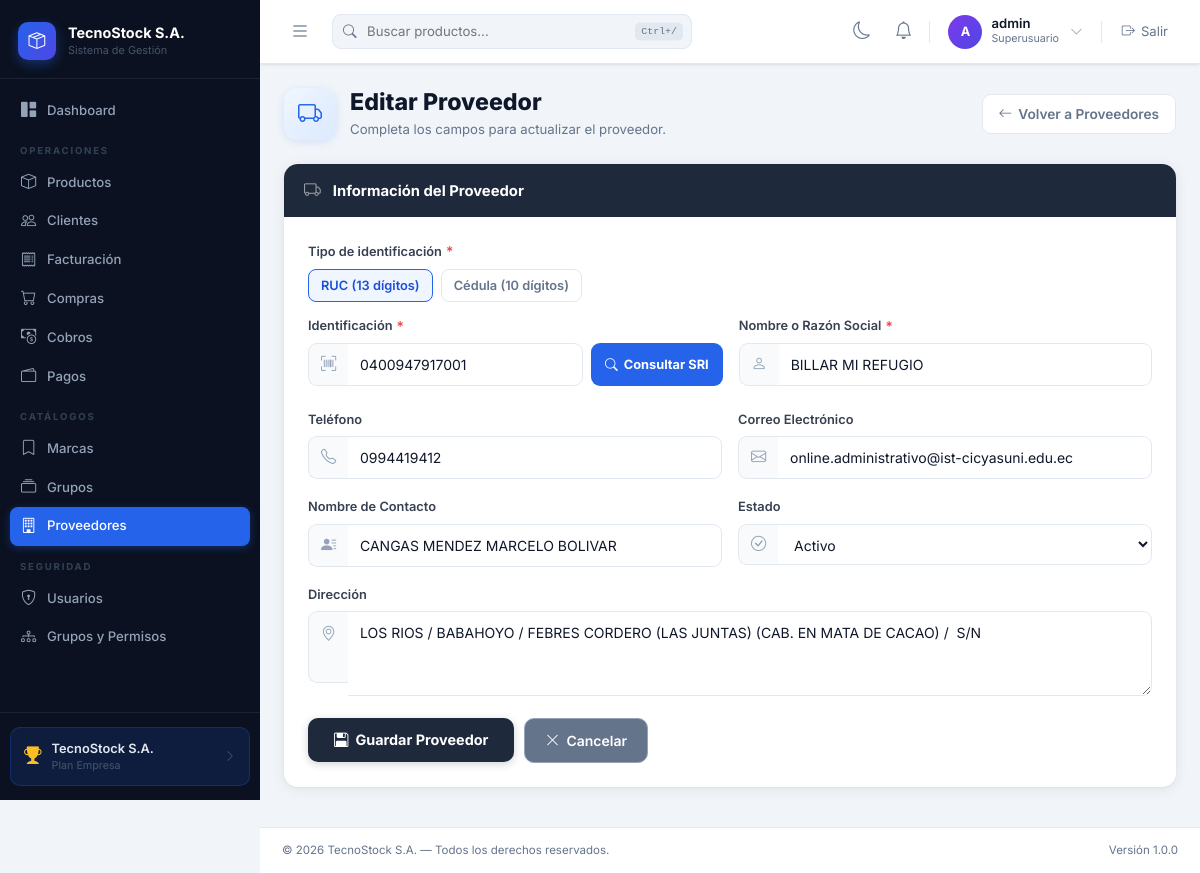
Page /suppliers/6/edit/ (signed in) on the committed database.
### billing/models.py (models this page shows, shortened)
class Supplier(models.Model):
    name = models.CharField(max_length=200, verbose_name='Nombre')
    ruc = models.CharField(max_length=20, blank=True, verbose_name='RUC')
    contact_name = models.CharField(max_length=200, blank=True, verbose_name='Contacto')
    email = models.EmailField(blank=True, verbose_name='Email')
    phone = models.CharField(max_length=20, blank=True, verbose_name='Teléfono')
    address = models.TextField(blank=True, verbose_name='Dirección')
    is_active = models.BooleanField(default=True, verbose_name='Activo')
    class Meta:
        verbose_name = 'Proveedor'
        verbose_name_plural = 'Proveedores'
        ordering = ['name']

### billing/views.py (the view, shortened to what this page needs)
# urls.py: path('suppliers/<int:pk>/edit/', views.SupplierUpdateView.as_view(), name='supplier_update'),
class SupplierUpdateView(PermissionMixin, UpdateView):
    model = Supplier
    form_class = SupplierForm
    template_name = 'billing/supplier_form.html'
    success_url = reverse_lazy('billing:supplier_list')
    permission_required = 'billing.change_supplier'

### billing/templates/billing/supplier_form.html (shortened to what this page needs)
{% extends 'base.html' %}
{% block content %}
<div class="frm-page-hdr">
    <div class="frm-page-left">
        <div class="frm-page-icon"><i class="bi bi-truck"></i></div>
        <div>
            <h2 class="frm-page-title">{% if object %}Editar{% else %}Nuevo{% endif %} Proveedor</h2>
            <p class="frm-page-sub">Completa los campos para {% if object %}actualizar el{% else %}registrar un nuevo{% endif %} proveedor.</p>
        </div>
    </div>
    <a href="{% url 'billing:supplier_list' %}" class="frm-back-btn">
        <i class="bi bi-arrow-left"></i> Volver a Proveedores
    </a>
</div>
<div class="frm-card">
    <div class="frm-card-hdr">
        <i class="bi bi-truck"></i>
        <span>Información del Proveedor</span>
    </div>
    <div class="frm-card-body">
        <form method="post" novalidate>
            <div class="frm-field" style="margin-bottom:14px">
                <label class="frm-label">Tipo de identificación <span class="frm-req">*</span></label>
                <div class="frm-doc-type" id="doc-type-group" style="margin-bottom:0">
                    <label class="frm-doc-opt active" data-type="ruc">
                        <input type="radio" name="doc_type" value="ruc" checked> RUC (13 dígitos)
                    </label>
                    <label class="frm-doc-opt" data-type="cedula">
                        <input type="radio" name="doc_type" value="cedula"> Cédula (10 dígitos)
                    </label>
                </div>
            </div>
            <div class="frm-grid-2" style="margin-bottom:18px;align-items:start">
                <div class="frm-field">
                    <label class="frm-label" for="{{ form.ruc.id_for_label }}">
                        Identificación <span class="frm-req">*</span>
                    </label>
                    <div class="frm-ruc-row">
                        <div class="frm-iw">
                            <div class="frm-icon"><i class="bi bi-upc-scan"></i></div>
                            <input type="text"
                                   name="{{ form.ruc.html_name }}"
                                   id="{{ form.ruc.id_for_label }}"
                                   value="{{ form.ruc.value|default:'' }}"
                                   placeholder="Ingrese el RUC o cédula"
                                   maxlength="13"
                                   {% if form.ruc.errors %}style="border-color:#EF4444"{% endif %}>
                        </div>
                        <button type="button" id="sri-consult-btn" class="frm-sri-btn" title="Consultar en el SRI">
                            <i class="bi bi-search"></i> Consultar SRI
                        </button>
                    </div>
                </div>
                <div class="frm-field">
                    <label class="frm-label" for="{{ form.name.id_for_label }}">
                        Nombre o Razón Social <span class="frm-req">*</span>
                    </label>
                    <div class="frm-iw">
                        <div class="frm-icon"><i class="bi bi-person"></i></div>
                        <input type="text"
                               name="{{ form.name.html_name }}"
                               id="{{ form.name.id_for_label }}"
                               value="{{ form.name.value|default:'' }}"
                               placeholder="Ingrese el nombre o razón social"
                               {% if form.name.errors %}style="border-color:#EF4444"{% endif %}>
                    </div>
                </div>
            </div>
            <div class="frm-grid-2" style="margin-bottom:18px">
                <div class="frm-field">
                    <label class="frm-label" for="{{ form.phone.id_for_label }}">Teléfono</label>
                    <div class="frm-iw">
                        <div class="frm-icon"><i class="bi bi-telephone"></i></div>
                        <input type="text"
                               name="{{ form.phone.html_name }}"
                               id="{{ form.phone.id_for_label }}"
                               value="{{ form.phone.value|default:'' }}"
                               placeholder="Ingrese el teléfono"
                               {% if form.phone.errors %}style="border-color:#EF4444"{% endif %}>
                    </div>
                </div>
                <div class="frm-field">
                    <label class="frm-label" for="{{ form.email.id_for_label }}">Correo Electrónico</label>
                    <div class="frm-iw">
                        <div class="frm-icon"><i class="bi bi-envelope"></i></div>
                        <input type="email"
                               name="{{ form.email.html_name }}"
                               id="{{ form.email.id_for_label }}"
                               value="{{ form.email.value|default:'' }}"
                               placeholder="Ingrese el correo electrónico"
                               {% if form.email.errors %}style="border-color:#EF4444"{% endif %}>
                    </div>
                </div>
            </div>
            <div class="frm-grid-2" style="margin-bottom:18px">
                <div class="frm-field">
                    <label class="frm-label" for="{{ form.contact_name.id_for_label }}">Nombre de Contacto</label>
                    <div class="frm-iw">
                        <div class="frm-icon"><i class="bi bi-person-lines-fill"></i></div>
                        <input type="text"
                               name="{{ form.contact_name.html_name }}"
                               id="{{ form.contact_name.id_for_label }}"
                               value="{{ form.contact_name.value|default:'' }}"
                               placeholder="Nombre del contacto principal"
                               {% if form.contact_name.errors %}style="border-color:#EF4444"{% endif %}>
                    </div>
                </div>
                <div class="frm-field">
                    <label class="frm-label" for="{{ form.is_active.id_for_label }}">Estado</label>
                    <div class="frm-iw">
                        <div class="frm-icon"><i class="bi bi-check-circle"></i></div>
                        {{ form.is_active }}
                    </div>
                </div>
            </div>
            <div class="frm-field">
                <label class="frm-label" for="{{ form.address.id_for_label }}">Dirección</label>
                <div class="frm-iw frm-iw-ta">
                    <div class="frm-icon" style="min-height:72px"><i class="bi bi-geo-alt"></i></div>
                    <textarea name="{{ form.address.html_name }}"
                              id="{{ form.address.id_for_label }}"
                              rows="3"
                              placeholder="Ingrese la dirección completa"
                              style="border-radius:0 9px 9px 0"
                              {% if form.address.errors %}style="border-color:#EF4444"{% endif %}>{{ form.address.value|default:'' }}</textarea>
                </div>
            </div>
            <div class="frm-actions">
                <button type="submit" class="frm-btn-save">
                    <i class="bi bi-floppy2"></i> Guardar Proveedor
                </button>
                <a href="{% url 'billing:supplier_list' %}" class="frm-btn-cancel">
                    <i class="bi bi-x-lg"></i> Cancelar
                </a>
            </div>
        </form>
    </div>
</div>
{% endblock %}

### templates/base.html (shortened to what this page needs)
{% load static %}
<!DOCTYPE html>
<html lang="es">
<head>
<link href="https://cdn.jsdelivr.net/npm/bootstrap@5.3.3/dist/css/bootstrap.min.css" rel="stylesheet">
<link href="https://cdn.jsdelivr.net/npm/bootstrap-icons@1.11.3/font/bootstrap-icons.css" rel="stylesheet">
</head>
<body>
{% if user.is_authenticated %}
<aside id="sidebar">
    <div class="sb-brand">
        <div class="sb-brand-icon"><i class="bi bi-box-seam"></i></div>
        <div><div class="sb-brand-name">TecnoStock S.A.</div><div class="sb-brand-sub">Sistema de Gestión</div></div>
    </div>
    {% with url_name=request.resolver_match.url_name|default:'' app_name=request.resolver_match.app_name|default:'' %}
    <nav class="sb-nav">
        <a href="{% url 'billing:home' %}" class="sb-link {% if url_name == 'home' %}active{% endif %}"><i class="bi bi-grid-1x2-fill"></i> Dashboard</a>
        {% if perms.billing.view_product or perms.billing.view_customer or perms.billing.view_invoice or perms.purchasing.view_purchase or perms.cobros.view_cobrofactura or perms.pagos.view_pagocompra %}
        <div class="sb-section">Operaciones</div>
        {% endif %}
        {% if perms.billing.view_product %}
        <a href="{% url 'billing:product_list' %}" class="sb-link {% if 'product' in url_name and app_name == 'billing' %}active{% endif %}"><i class="bi bi-box"></i> Productos</a>
        {% endif %}
        {% if perms.billing.view_customer %}
        <a href="{% url 'billing:customer_list' %}" class="sb-link {% if 'customer' in url_name %}active{% endif %}"><i class="bi bi-people"></i> Clientes</a>
        {% endif %}
        {% if perms.billing.view_invoice %}
        <a href="{% url 'billing:invoice_list' %}" class="sb-link {% if 'invoice' in url_name %}active{% endif %}"><i class="bi bi-receipt"></i> Facturación</a>
        {% endif %}
        {% if perms.purchasing.view_purchase %}
        <a href="{% url 'purchasing:purchase_list' %}" class="sb-link {% if app_name == 'purchasing' %}active{% endif %}"><i class="bi bi-cart"></i> Compras</a>
        {% endif %}
        {% if perms.cobros.view_cobrofactura %}
        <a href="{% url 'cobros:factura_pendiente_list' %}" class="sb-link {% if app_name == 'cobros' %}active{% endif %}"><i class="bi bi-cash-coin"></i> Cobros</a>
        {% endif %}
        {% if perms.pagos.view_pagocompra %}
        <a href="{% url 'pagos:compra_pendiente_list' %}" class="sb-link {% if app_name == 'pagos' %}active{% endif %}"><i class="bi bi-wallet2"></i> Pagos</a>
        {% endif %}
        {% if perms.billing.view_brand or perms.billing.view_productgroup or perms.billing.view_supplier %}
        <div class="sb-section">Catálogos</div>
        {% endif %}
        {% if perms.billing.view_brand %}
        <a href="{% url 'billing:brand_list' %}" class="sb-link {% if 'brand' in url_name %}active{% endif %}"><i class="bi bi-bookmark"></i> Marcas</a>
        {% endif %}
        {% if perms.billing.view_productgroup %}
        <a href="{% url 'billing:productgroup_list' %}" class="sb-link {% if 'productgroup' in url_name %}active{% endif %}"><i class="bi bi-collection"></i> Grupos</a>
        {% endif %}
        {% if perms.billing.view_supplier %}
        <a href="{% url 'billing:supplier_list' %}" class="sb-link {% if 'supplier' in url_name %}active{% endif %}"><i class="bi bi-building"></i> Proveedores</a>
        {% endif %}
        {% if user.is_staff or user.is_superuser %}
        <div class="sb-section">Seguridad</div>
        <a href="{% url 'security:user_list' %}" class="sb-link {% if 'user' in url_name and app_name == 'security' %}active{% endif %}"><i class="bi bi-shield-lock"></i> Usuarios</a>
        <a href="{% url 'security:group_list' %}" class="sb-link {% if 'group' in url_name and app_name == 'security' %}active{% endif %}"><i class="bi bi-diagram-3"></i> Grupos y Permisos</a>
        {% endif %}
    </nav>
    {% endwith %}
    <div class="sb-footer">
        <div class="sb-plan-card">
            <i class="bi bi-trophy-fill sb-plan-icon"></i>
            <div style="flex:1;min-width:0"><div class="sb-plan-name">TecnoStock S.A.</div><div class="sb-plan-label">Plan Empresa</div></div>
            <i class="bi bi-chevron-right" style="color:#475569;font-size:.75rem"></i>
        </div>
    </div>
</aside>
{% endif %}
<div id="main-wrap" {% if not user.is_authenticated %}class="no-sidebar"{% endif %}>
{% if user.is_authenticated %}
    <header class="topbar">
        <button class="sb-toggle" id="sidebarToggle"><i class="bi bi-list"></i></button>
        <div class="topbar-search">
            <input type="text" id="globalSearch" placeholder="Buscar productos..." data-url="{% url 'billing:product_list' %}">
            <span class="ts-kbd">Ctrl+/</span>
        </div>
        <div class="topbar-right">
            <button class="theme-toggle" id="themeToggle" type="button" title="Cambiar tema">
                <i class="bi bi-moon"></i>
            </button>
            <div class="dropdown notif-wrap">
                <button class="notif-btn" type="button" data-bs-toggle="dropdown" aria-expanded="false" title="Notificaciones">
                    <i class="bi bi-bell"></i>
                </button>
            </div>
            <div class="user-chip">
                <div class="user-avatar">{{ user.username|first|upper }}</div>
                <div>
                    <div class="user-name">{{ user.get_full_name|default:user.username }}</div>
                    <div class="user-role">{% if user.is_superuser %}Superusuario{% else %}{% with g=user.groups.first %}{% if g %}{{ g.name }}{% else %}Usuario{% endif %}{% endwith %}{% endif %}</div>
                </div>
                <i class="bi bi-chevron-down" style="color:#94A3B8;font-size:.8rem;margin-left:2px"></i>
            </div>
            <form method="post" action="{% url 'logout' %}" style="margin:0">
                <button type="submit" class="logout-btn"><i class="bi bi-box-arrow-right"></i> Salir</button>
            </form>
        </div>
    </header>
    <div class="content-area"><main>
{% endif %}
{% block content %}{% endblock %}
{% if user.is_authenticated %}
    </main></div>
    <footer class="site-footer">
        <span>© 2026 TecnoStock S.A. — Todos los derechos reservados.</span>
        <span>Versión 1.0.0</span>
    </footer>
{% else %}
    </div></div>
{% endif %}
</div>
</body>
</html>

### rows in the picture
Supplier: ruc "0400947917001", name "BILLAR MI REFUGIO", phone "0994419412", email "online.administrativo@ist-cicyasuni.edu.ec", contact_name "CANGAS MENDEZ MARCELO BOLIVAR", is_active "Activo", address "LOS RIOS / BABAHOYO / FEBRES CORDERO (LAS JUNTAS) (CAB. EN MATA DE CACAO) / S/N"

### other values in the picture
{{ user.username|first|upper }} "A"
{{ user.get_full_name|default:user.username }} "admin"
